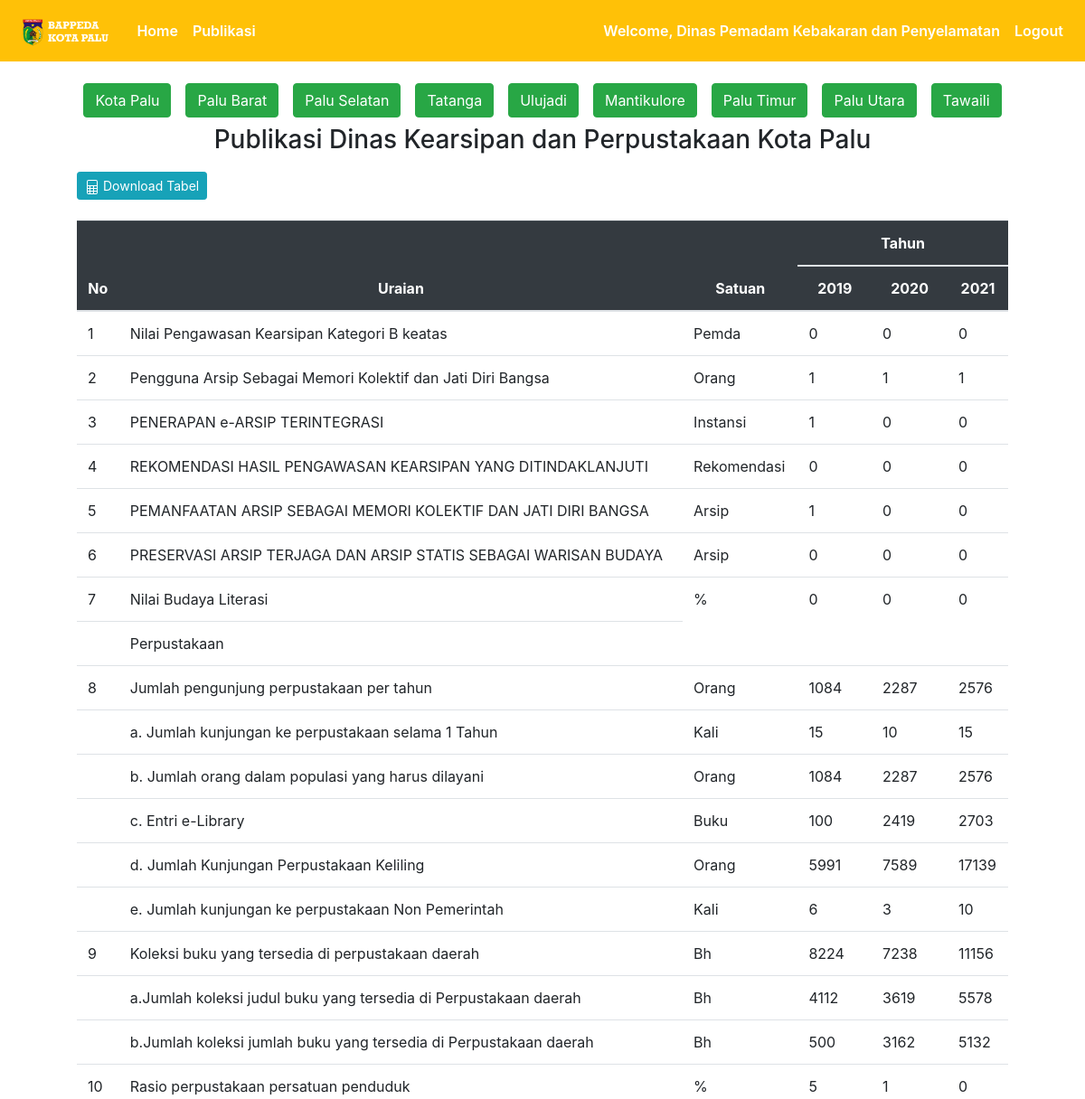
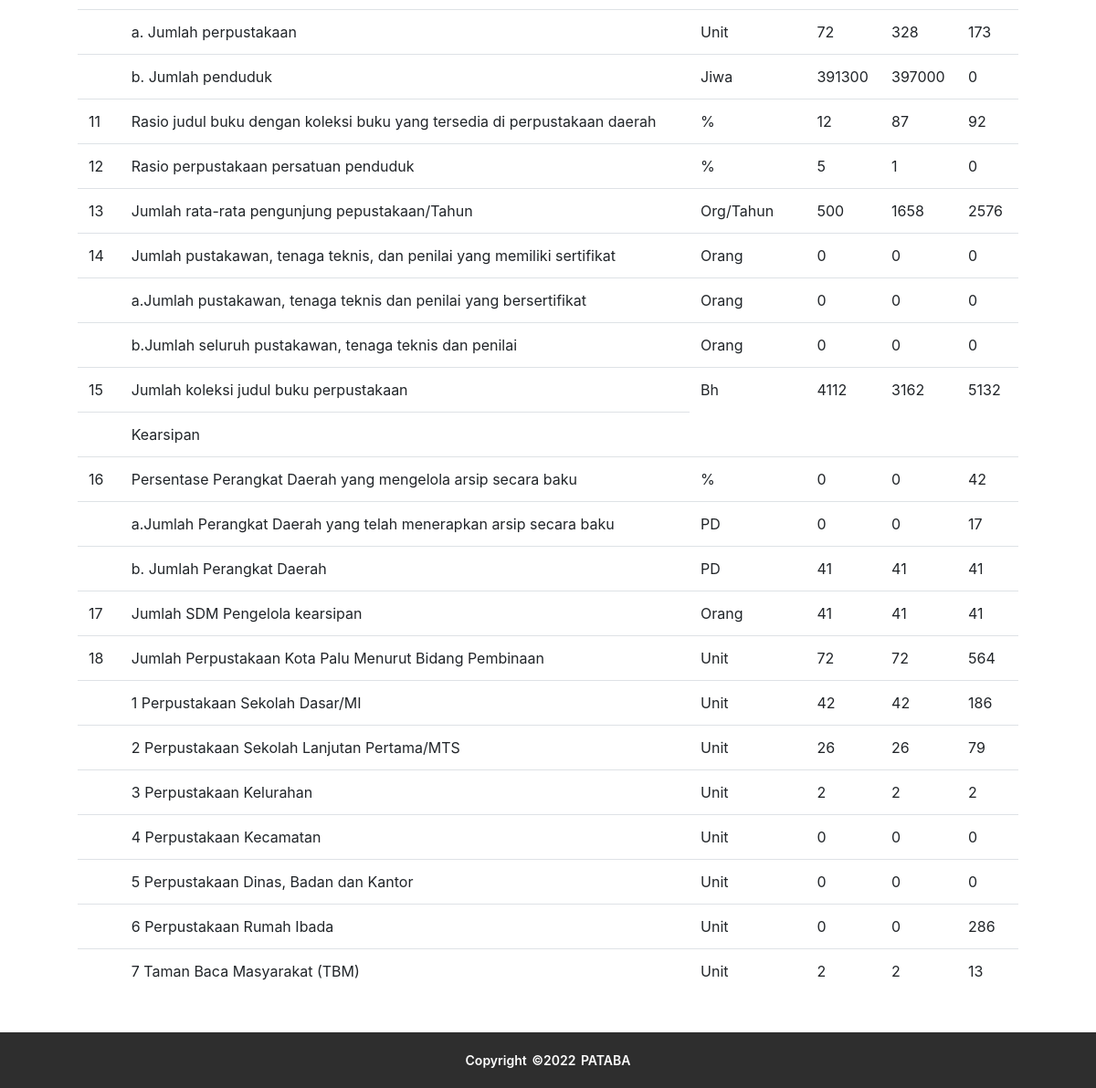
The app's page /publikasi/kearsipan (signed in) with its own data (2 pictures, top to bottom).
### publication/models.py (models this page shows, shortened)
class Users(db.Model, UserMixin):
  id = db.Column(db.Integer(), primary_key=True)
  email = db.Column(db.String(), unique=True, nullable=False)
  password_hash = db.Column(db.String(), nullable=False)
  name = db.Column(db.String(), nullable=False)
  role = db.Column(db.String(), nullable=False)
  officer_of_district = db.Column(db.Integer(), db.ForeignKey('districts.id'), nullable=True)
  officer_of_agency = db.Column(db.Integer(), db.ForeignKey('agencies.id'), nullable=True)
  @property
  def password(self):
    return self.password

class Kearsipan(db.Model):
  id = db.Column(db.Integer(), primary_key=True)
  tahun = db.Column(db.String(length=4), nullable=False)
  u1 = db.Column(db.Float())
  u2 = db.Column(db.Float())
  u3 = db.Column(db.Float())
  u4 = db.Column(db.Float())
  u5 = db.Column(db.Float())
  u6 = db.Column(db.Float())
  u7 = db.Column(db.Float())
  u8 = db.Column(db.Float())
  u9 = db.Column(db.Float())
  u10 = db.Column(db.Float())
  u11 = db.Column(db.Float())
  u12 = db.Column(db.Float())
  u13 = db.Column(db.Float())
  u14 = db.Column(db.Float())
  u15 = db.Column(db.Float())
  u16 = db.Column(db.Float())
  u17 = db.Column(db.Float())
  u18 = db.Column(db.Float())
  u19 = db.Column(db.Float())
  u20 = db.Column(db.Float())
  u21 = db.Column(db.Float())
  u22 = db.Column(db.Float())
  u23 = db.Column(db.Float())
  u24 = db.Column(db.Float())
  u25 = db.Column(db.Float())
  u26 = db.Column(db.Float())
  u27 = db.Column(db.Float())
  u28 = db.Column(db.Float())
  u29 = db.Column(db.Float())
  u30 = db.Column(db.Float())
  u31 = db.Column(db.Float())
  u32 = db.Column(db.Float())
  u33 = db.Column(db.Float())
  u34 = db.Column(db.Float())
  u35 = db.Column(db.Float())
  u36 = db.Column(db.Float())
  u37 = db.Column(db.Float())
  u38 = db.Column(db.Float())
  district_id = db.Column(db.Integer(), nullable=True)

### publication/kearsipan/routes_kearsipan.py (the view)
@app.route('/publikasi/kearsipan')
def kearsipan():
  data = Kearsipan.query.filter_by(district_id=None).order_by(Kearsipan.tahun).all()
  return render_template('kearsipan/kearsipan.html', data=data)

### publication/models.py (called while the page is built)
@login_manager.user_loader
def load_user(user_id):
    return Users.query.get(int(user_id))

### publication/templates/kearsipan/kearsipan.html (shortened to what this page needs)
{% extends 'base.html' %}
{% block content %}
  <div class="container">
    <div class="ket-tabel d-flex justify-content-center">
      <a href="{{ url_for('kearsipan') }}" class="btn btn-success m-2">Kota Palu</a>
      <a href="{{ url_for('kearsipan_kec', district_id=1) }}" class="btn btn-success m-2">Palu Barat</a>
      <a href="{{ url_for('kearsipan_kec', district_id=2) }}" class="btn btn-success m-2">Palu Selatan</a>
      <a href="{{ url_for('kearsipan_kec', district_id=3) }}" class="btn btn-success m-2">Tatanga</a>
      <a href="{{ url_for('kearsipan_kec', district_id=4) }}" class="btn btn-success m-2">Ulujadi</a>
      <a href="{{ url_for('kearsipan_kec', district_id=5) }}" class="btn btn-success m-2">Mantikulore</a>
      <a href="{{ url_for('kearsipan_kec', district_id=6) }}" class="btn btn-success m-2">Palu Timur</a>
      <a href="{{ url_for('kearsipan_kec', district_id=7) }}" class="btn btn-success m-2">Palu Utara</a>
      <a href="{{ url_for('kearsipan_kec', district_id=8) }}" class="btn btn-success m-2">Tawaili</a>
    </div>
    <h3 class="text-center">Publikasi Dinas Kearsipan dan Perpustakaan Kota Palu</h3>
    <button class="btn btn-sm btn-info btn-download" onclick="exportTableToExcel('kearsipanTable', 'tabel')">
      <span>
        Download Tabel
      </span>
    </button>
    <div class="table-responsive mb-5" style="padding: 5vh;">
      <table class="table" id="kearsipanTable">
        <thead class="table-dark text-center">
          <tr>
            <th rowspan="2" scope="col">No</th>
            <th rowspan="2" scope="col">Uraian</th>
            <th rowspan="2" scope="col">Satuan</th>
            <th colspan="{{ data|length + 1 }}" scope="col" style="text-align: center">Tahun</th>
          </tr>
          <tr>
            {% for d in data %}
              <th>
                {{ d.tahun }}
              </th>
            {% endfor %}
          </tr>
        </thead>
        <tbody>
          <tr>
            <td>1</td>
            <td>Nilai Pengawasan Kearsipan Kategori B keatas</td>
            <td>Pemda</td>
            {% for d in data %}
            <td>{{ d.u1 }}</td>
            {% endfor %}
          </tr>
          <tr>
            <td>2</td>
            <td>Pengguna Arsip Sebagai Memori Kolektif dan Jati Diri Bangsa</td>
            <td>Orang</td>
            {% for d in data %}
            <td>{{ d.u2 }}</td>
            {% endfor %}
          </tr>
          <tr>
            <td>3</td>
            <td>PENERAPAN e-ARSIP TERINTEGRASI</td>
            <td>Instansi</td>
            {% for d in data %}
            <td>{{ d.u3 }}</td>
            {% endfor %}
          </tr>
          <tr>
            <td>4</td>
            <td>REKOMENDASI HASIL PENGAWASAN KEARSIPAN YANG DITINDAKLANJUTI</td>
            <td>Rekomendasi</td>
            {% for d in data %}
            <td>{{ d.u4 }}</td>
            {% endfor %}
          </tr>
          <tr>
            <td>5</td>
            <td>PEMANFAATAN ARSIP SEBAGAI MEMORI KOLEKTIF DAN JATI DIRI BANGSA</td>
            <td>Arsip</td>
            {% for d in data %}
            <td>{{ d.u5 }}</td>
            {% endfor %}
          </tr>
          <tr>
            <td>6</td>
            <td>PRESERVASI ARSIP TERJAGA DAN ARSIP STATIS SEBAGAI WARISAN BUDAYA</td>
            <td>Arsip</td>
            {% for d in data %}
            <td>{{ d.u6 }}</td>
            {% endfor %}
          </tr>
          <tr>
            <td>7</td>
            <td>Nilai Budaya Literasi</td>
            <td>%</td>
            {% for d in data %}
            <td>{{ d.u7 }}</td>
            {% endfor %}
          </tr>
          <tr>
            <td></td>
            <td>Perpustakaan</td>
          </tr>
          <tr>
            <td>8</td>
            <td>Jumlah pengunjung perpustakaan per tahun</td>
            <td>Orang</td>
            {% for d in data %}
            <td>{{ d.u8 }}</td>
            {% endfor %}
          </tr>
          <tr>
            <td></td>
            <td>a. Jumlah kunjungan ke perpustakaan selama 1 Tahun</td>
            <td>Kali</td>
            {% for d in data %}
            <td>{{ d.u9 }}</td>
            {% endfor %}
          </tr>
          <tr>
            <td></td>
            <td>b. Jumlah orang dalam populasi yang harus dilayani</td>
            <td>Orang</td>
            {% for d in data %}
            <td>{{ d.u10 }}</td>
            {% endfor %}
          </tr>
          <tr>
            <td></td>
            <td>c. Entri e-Library</td>
            <td>Buku</td>
            {% for d in data %}
            <td>{{ d.u11 }}</td>
            {% endfor %}
          </tr>
          <tr>
            <td></td>
            <td>d. Jumlah Kunjungan Perpustakaan Keliling</td>
            <td>Orang</td>
            {% for d in data %}
            <td>{{ d.u12 }}</td>
            {% endfor %}
          </tr>
          <tr>
            <td></td>
            <td>e. Jumlah kunjungan ke perpustakaan Non Pemerintah</td>
            <td>Kali</td>
            {% for d in data %}
            <td>{{ d.u13 }}</td>
            {% endfor %}
          </tr>
          <tr>
            <td>9</td>
            <td>Koleksi buku yang tersedia di perpustakaan daerah</td>
            <td>Bh</td>
            {% for d in data %}
            <td>{{ d.u14 }}</td>
            {% endfor %}
          </tr>
          <tr>
            <td></td>
            <td>a.Jumlah koleksi judul buku yang tersedia di Perpustakaan daerah</td>
            <td>Bh</td>
            {% for d in data %}
            <td>{{ d.u15 }}</td>
            {% endfor %}
          </tr>
          <tr>
            <td></td>
            <td>b.Jumlah koleksi jumlah buku yang tersedia di Perpustakaan daerah</td>
            <td>Bh</td>
            {% for d in data %}
            <td>{{ d.u16 }}</td>
            {% endfor %}
          </tr>
          <tr>
            <td>10</td>
            <td>Rasio perpustakaan persatuan penduduk</td>
            <td>%</td>
            {% for d in data %}
            <td>{{ d.u17 }}</td>
            {% endfor %}
          </tr>
          <tr>
            <td></td>
            <td>a. Jumlah perpustakaan</td>
            <td>Unit</td>
            {% for d in data %}
            <td>{{ d.u18 }}</td>
            {% endfor %}
          </tr>
          <tr>
            <td></td>
            <td>b. Jumlah penduduk</td>
            <td>Jiwa</td>
            {% for d in data %}
            <td>{{ d.u19 }}</td>
            {% endfor %}
          </tr>
          <tr>
            <td>11</td>
            <td>Rasio judul  buku dengan koleksi buku yang tersedia di perpustakaan daerah</td>
            <td>%</td>
            {% for d in data %}
            <td>{{ d.u20 }}</td>
            {% endfor %}
          </tr>
          <tr>
            <td>12</td>
            <td>Rasio perpustakaan persatuan penduduk</td>
            <td>%</td>
            {% for d in data %}
            <td>{{ d.u21 }}</td>
            {% endfor %}
          </tr>
          <tr>
            <td>13</td>
            <td>Jumlah rata-rata pengunjung pepustakaan/Tahun</td>
            <td>Org/Tahun</td>
            {% for d in data %}
            <td>{{ d.u22 }}</td>
            {% endfor %}
          </tr>
          <tr>
            <td>14</td>
            <td>Jumlah pustakawan, tenaga teknis, dan penilai yang memiliki sertifikat</td>
            <td>Orang</td>
            {% for d in data %}
            <td>{{ d.u23 }}</td>
            {% endfor %}
          </tr>
          <tr>
            <td></td>
            <td>a.Jumlah pustakawan, tenaga teknis dan penilai yang bersertifikat</td>
            <td>Orang</td>
            {% for d in data %}
            <td>{{ d.u24 }}</td>
            {% endfor %}
          </tr>
          <tr>
            <td></td>
            <td>b.Jumlah seluruh pustakawan, tenaga teknis dan penilai</td>
            <td>Orang</td>
            {% for d in data %}
            <td>{{ d.u25 }}</td>
            {% endfor %}
          </tr>
          <tr>
            <td>15</td>
            <td>Jumlah koleksi judul buku perpustakaan</td>
            <td>Bh</td>
            {% for d in data %}
            <td>{{ d.u26 }}</td>
            {% endfor %}
          </tr>
          <tr>
            <td></td>
            <td>Kearsipan</td>
          </tr>
          <tr>
            <td>16</td>
            <td>Persentase Perangkat Daerah yang mengelola arsip secara baku</td>
            <td>%</td>
            {% for d in data %}
            <td>{{ d.u27 }}</td>
            {% endfor %}
          </tr>
          <tr>
            <td></td>
            <td>a.Jumlah Perangkat Daerah yang telah menerapkan arsip secara baku</td>
            <td>PD</td>
            {% for d in data %}
            <td>{{ d.u28 }}</td>
            {% endfor %}
          </tr>
          <tr>
            <td></td>
            <td>b. Jumlah Perangkat Daerah</td>
            <td>PD</td>
            {% for d in data %}
            <td>{{ d.u29 }}</td>
            {% endfor %}
          </tr>
          <tr>
            <td>17</td>
            <td>Jumlah SDM Pengelola kearsipan</td>
            <td>Orang</td>
            {% for d in data %}
            <td>{{ d.u30 }}</td>
            {% endfor %}
          </tr>
          <tr>
            <td>18</td>
            <td>Jumlah Perpustakaan Kota Palu Menurut Bidang Pembinaan</td>
            <td>Unit</td>
            {% for d in data %}
            <td>{{ d.u31 }}</td>
            {% endfor %}
          </tr>
          <tr>
            <td></td>
            <td>1	Perpustakaan Sekolah Dasar/MI</td>
            <td>Unit</td>
            {% for d in data %}
            <td>{{ d.u32 }}</td>
            {% endfor %}
          </tr>
          <tr>
            <td></td>
            <td>2	Perpustakaan Sekolah Lanjutan Pertama/MTS</td>
            <td>Unit</td>
            {% for d in data %}
            <td>{{ d.u33 }}</td>
            {% endfor %}
          </tr>
          <tr>
            <td></td>
            <td>3	Perpustakaan Kelurahan</td>
            <td>Unit</td>
            {% for d in data %}
            <td>{{ d.u34 }}</td>
            {% endfor %}
          </tr>
          <tr>
            <td></td>
            <td>4	Perpustakaan Kecamatan</td>
            <td>Unit</td>
            {% for d in data %}
            <td>{{ d.u35 }}</td>
            {% endfor %}
          </tr>
          <tr>
            <td></td>
            <td>5	Perpustakaan Dinas, Badan dan Kantor</td>
            <td>Unit</td>
            {% for d in data %}
            <td>{{ d.u36 }}</td>
            {% endfor %}
          </tr>
          <tr>
            <td></td>
            <td>6	Perpustakaan Rumah Ibada</td>
            <td>Unit</td>
            {% for d in data %}
            <td>{{ d.u37 }}</td>
            {% endfor %}
          </tr>
          <tr>
            <td></td>
            <td>7	Taman Baca Masyarakat (TBM)</td>
            <td>Unit</td>
            {% for d in data %}
            <td>{{ d.u38 }}</td>
            {% endfor %}
          </tr>
        </tbody>
      </table>
    </div>
  </div>
{% endblock %}

### publication/templates/base.html (shortened to what this page needs)
<!doctype html>
<html lang="en">
  <head>
    <link rel="stylesheet" href="https://cdn.jsdelivr.net/npm/bootstrap@4.5.3/dist/css/bootstrap.min.css">
    <link rel="stylesheet" href="https://unpkg.com/swiper/swiper-bundle.min.css"/>
    <link rel="stylesheet" href="{{ url_for('static', filename='css/style_agi.css') }}">
    <link rel="stylesheet" href="{{ url_for('static', filename='css/footer.css') }}">
  </head>
  <body>
    <nav class="navbar navbar-expand-md navbar-dark bg-warning my-navbar">
      <a class="navbar-brand" href="#">
        <img src="{{ url_for('static', filename='img/logo.png') }}" alt="" height="39px" class="d-inline-block align-text-top">
      </a>
        <div class="collapse navbar-collapse" id="navbarNav">
          <ul class="navbar-nav mr-auto">
            <li class="nav-item active">
                <a class="nav-link fw-bold" href="{{ url_for('home_page') }}">Home <span class="sr-only">(current)</span></a>
            </li>
            <li class="nav-item active">
              <a class="nav-link" href="{{ url_for('publikasi_page') }}">Publikasi</a>
            </li>
          </ul>
          {% if current_user.is_authenticated %}
            <ul class="navbar-nav">
              <li class="nav-item active">
                  <a class="nav-link">Welcome, {{ current_user.name }}</a>
              </li>
              <li class="nav-item active">
                  <a class="nav-link" href="{{ url_for('logout_page') }}">Logout</a>
              </li>
            </ul>
          {% else %}
            <ul class="navbar-nav">
              <li class="nav-item active">
                  <a class="nav-link" href="{{ url_for('login_page') }}">Login</a>
              </li>
            </ul>
          {% endif %}
        </div>
    </nav>
    {% block content %}
    {% endblock %}
    <footer>
      <div class="footer-bottom">
            Copyright &copy;2022 PATABA
      </div>
    </footer>
  </body>
</html>

### publication/static/css/style_agi.css (style rules this page uses)
nav { font-weight: 600; }
.btn-download { margin-left: 40px; margin-bottom: -25px; }

### publication/static/css/footer.css (style rules this page uses)
footer { position: fixed; left: 0; right: 0; bottom: 0; background-color: rgb(46, 46, 46); height: auto; width: auto; padding: 20px; font-size: 12px; color: white; font-weight: 600; }
.footer-bottom { font-size: 14px; word-spacing: 2px; text-align: center; text-transform: capitalize; }

### records on screen
Users: name "Dinas Pemadam Kebakaran dan Penyelamatan"
Kearsipan: tahun "2019", u1 "0", u2 "1", u3 "1", u4 "0", u5 "1", u6 "0", u7 "0", u8 "1084", u9 "15", u10 "1084", u11 "100", u12 "5991", u13 "6", u14 "8224", u15 "4112", u16 "500", u17 "5", u18 "72", u19 "391300", u20 "12", u21 "5", u22 "500", u23 "0", u24 "0", u25 "0", u26 "4112", u27 "0", u28 "0", u29 "41", u30 "41", u31 "72", u32 "42", u33 "26", u34 "2", u35 "0", u36 "0", u37 "0", u38 "2"
Kearsipan: tahun "2020", u1 "0", u2 "1", u3 "0", u4 "0", u5 "0", u6 "0", u7 "0", u8 "2287", u9 "10", u10 "2287", u11 "2419", u12 "7589", u13 "3", u14 "7238", u15 "3619", u16 "3162", u17 "1", u18 "328", u19 "397000", u20 "87", u21 "1", u22 "1658", u23 "0", u24 "0", u25 "0", u26 "3162", u27 "0", u28 "0", u29 "41", u30 "41", u31 "72", u32 "42", u33 "26", u34 "2", u35 "0", u36 "0", u37 "0", u38 "2"
Kearsipan: tahun "2021", u1 "0", u2 "1", u3 "0", u4 "0", u5 "0", u6 "0", u7 "0", u8 "2576", u9 "15", u10 "2576", u11 "2703", u12 "17139", u13 "10", u14 "11156", u15 "5578", u16 "5132", u17 "0", u18 "173", u19 "0", u20 "92", u21 "0", u22 "2576", u23 "0", u24 "0", u25 "0", u26 "5132", u27 "42", u28 "17", u29 "41", u30 "41", u31 "564", u32 "186", u33 "79", u34 "2", u35 "0", u36 "0", u37 "286", u38 "13"
